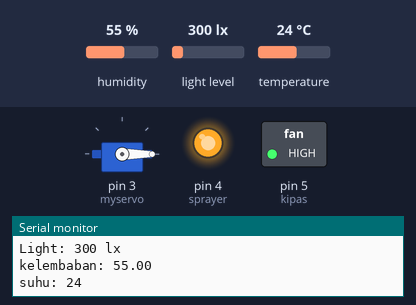
The sketch below on a simulated Arduino Uno, built with avr-gcc and run on an emulated ATmega328P. Parts: servo, switched loads named in the sketch (green lamp = pin HIGH), output pins drawn as LEDs (lit = HIGH), the last lines printed to the serial monitor. The test bench sets the inputs (shaded band); at power-on: temperature 24 °C, light level 300 lx, humidity 55 %.

Above: at 7.4 s.
7.5 s: temperature set to 26 °C
15.0 s: temperature set to 29 °C
At 20.4 s:
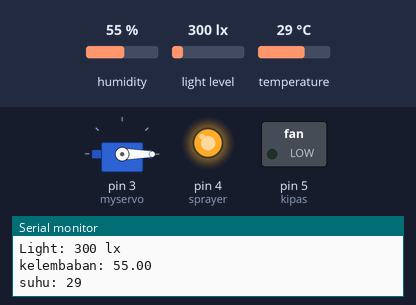
22.5 s: light level set to 8 lx
30.0 s: light level set to 5 lx
At 31.4 s:
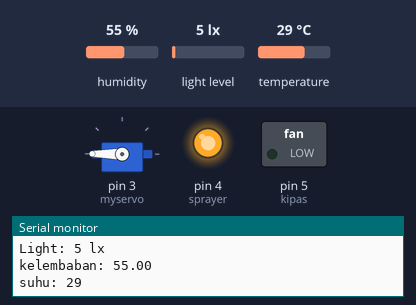
37.5 s: light level set to 40 lx
At 40.0 s:
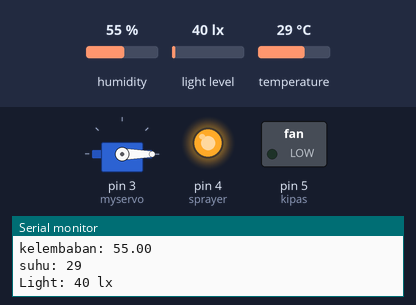
45.0 s: light level set to 6 lx
At 46.5 s:
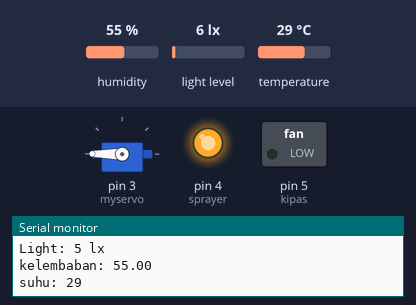
Timing chart, 0 to 48.0 s (numbered marks = the images above; inputs shaded):
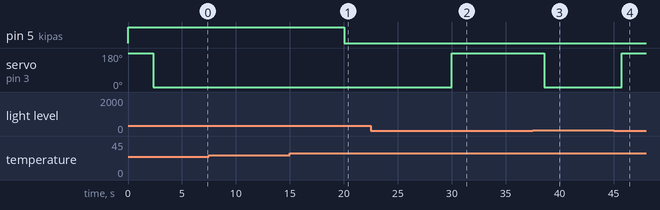

Measured:
- the behaviour switches between 27 and 28 °C on temperature (found by bisection; images 0 and 1)
- the behaviour switches between 7 and 6 lx on light level (found by bisection; images 1 and 2)
- after the input at 15.0 s, pin 5 (kipas): HIGH → LOW after 5.0 s
- after the input at 30.0 s, servo on pin 3 (myservo): 0° → 180° at once
- after the input at 37.5 s, servo on pin 3 (myservo): 180° → 0° after 1.1 s
- after the input at 45.0 s, servo on pin 3 (myservo): 0° → 180° after 0.73 s

The sketch:

satukan_nano.ino
```cpp
#include <Wire.h>
#include <BH1750.h>// librarry lux meter

#include <Servo.h>

#define sprayer 4 // pin d4 sparayer
#define kipas 5 // pin d5 kipas
#include <DHT.h> // library DHT11
#include <SoftwareSerial.h>
SoftwareSerial uno(7,8); //d7,d8
DHT dht(2, DHT11); // pin d2, tipe DHT
float kelembaban; //tipe data float variabel untuk kelembaban
byte suhu ; // tipe data byte utk variabel suhu
uint16_t lux;
BH1750 lightMeter(0x23); // a4, a5
Servo myservo;

String kirim;

float data;
float data1;
float data2;
float kosong=0;

void setup() {
  // put your setup code here, to run once:
  Wire.begin();
  Serial.begin(9600); // Serial komunikasi yang digunakan
  pinMode(sprayer,OUTPUT);// inisialisasi pin mistmaker sebagai output
  digitalWrite(sprayer,HIGH);

  myservo.attach(3);  //pin D3
  myservo.write(180); // awal gerakan pada pertama nyala di posisi 180

  pinMode(kipas,OUTPUT);// inisialisasi pin mistmaker sebagai output
  digitalWrite(kipas,HIGH); // inisialisasi pin kipas sebagai output
  dht.begin();
  lightMeter.begin();
  Serial.println("Running...");

  uno.begin(9600); //// inisialisasi komunikasi
}

void loop() {
  Dht();
  LUX();
  data = suhu ; // tipe data yg dioutputkan float
  data1= kelembaban ;
  data2= lux ;
  kirimmcu();
}

void Dht() {
  // put your main code here, to run repeatedly:
  kelembaban = dht.readHumidity(); // data yang akan dideteksi oleh sensor DHT11

  Serial.print("kelembaban: ");
  Serial.println(kelembaban);

  suhu = dht.readTemperature(); //

  Serial.print("suhu: ");
  Serial.println(suhu);

  //delay(500);

  if(suhu >= 28) // jika suhu lebuh dari sama dengan 28 kipas aktif low (nyala)
  {digitalWrite(kipas,LOW);
  delay(500);}

  if(suhu <= 26) {
  digitalWrite(kipas,HIGH);} // dan sebaliknya
  delay(500);

  if(kelembaban <= 80)  // penjelasan sama seperti diatas
  {digitalWrite(sprayer,LOW); //NYALA
  //delay(2000);
  digitalWrite(sprayer,HIGH);
  delay(1000);}

  if (kelembaban >= 85)
  {digitalWrite(sprayer,HIGH);} // MATI
  delay(800);
//  if (suhu < 27)
//  {digitalWrite(sprayer,HIGH);
//  delay(800);}

//  if(kelembaban == 90, suhu == 26)
//  {digitalWrite(sprayer,HIGH);
//  Serial.println("tidak stabil tidak sprayer aktif");
}
void LUX() {
  lux = lightMeter.readLightLevel();
  Serial.print("Light: ");
  Serial.print(lux);
  Serial.println(" lx");
  //delay(500);

  if (lux < 6) //jika cahaya kurangdari 30 servo akan bergerak 180 untuk meneutup pintu
  {myservo.write(180);}
  else // dan sebaliknya
  {myservo.write(0);
  //delay(500);}
  delay(4320);}
}
void kirimmcu(){ //pengiriman data dengan komunikasi 1 arah UART ke node MCU
  kirim= String(kosong) + "#" + String(data) + "#" + String(data1) + "#" + String(data2);
uno.println(kirim);
  }
```
